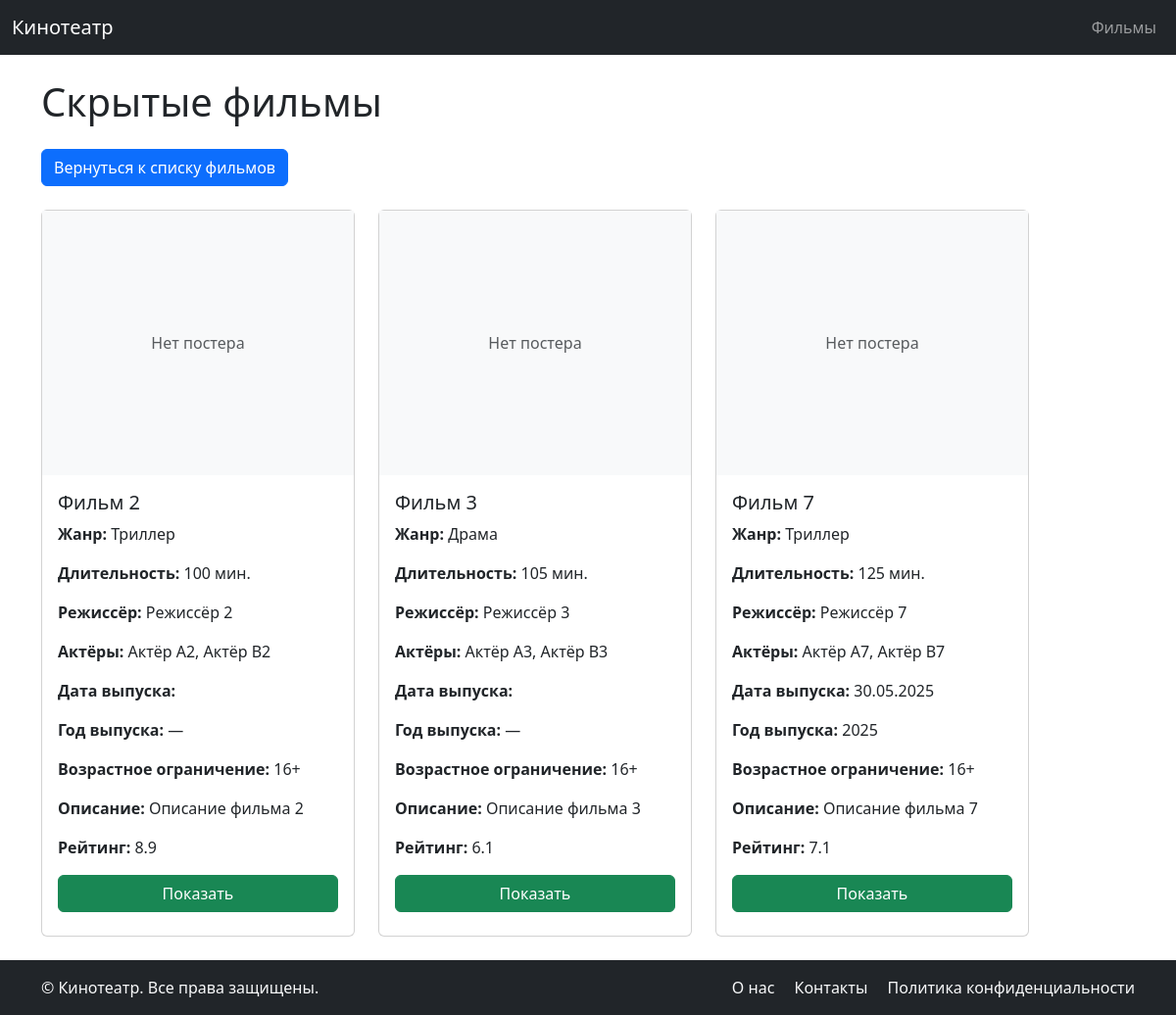
Page /hidden/ (signed in) on the committed database.
### movies/models.py (models this page shows, shortened)
class Movie(models.Model):
    title = models.CharField("Название", max_length=255)
    genre = models.CharField("Жанр", max_length=100)
    duration = models.PositiveIntegerField("Длительность (мин)")
    director = models.CharField("Режиссёр", max_length=255)
    actors = models.TextField("Актёры")
    release_date = models.DateField("Дата выпуска", null=True, blank=True)
    age_limit = models.CharField("Возрастное ограничение", max_length=10)
    description = models.TextField("Описание")
    rating = models.FloatField("Рейтинг", null=True, blank=True)
    poster = models.ImageField("Постер", null=True, blank=True, upload_to="posters/")
    def display_rating(self):
        return f"{self.rating:.1f}" if self.rating is not None else "Нет оценки"
    display_rating.short_description = "Рейтинг"
    class Meta:
        verbose_name = "Фильм"
        verbose_name_plural = "Фильмы"
    def release_year(self):
        return self.release_date.year if self.release_date else "—"
    release_year.short_description = "Год выпуска"

### movies/views.py (the view)
# urls.py: path('hidden/', views.HiddenMoviesView.as_view(), name='hidden_movies'),
@method_decorator(login_required, name='dispatch')
class HiddenMoviesView(ListView):
    model = Movie
    template_name = 'movies/hidden_movies.html'
    context_object_name = 'movies'
    def get_queryset(self):
        hidden = HiddenMovie.objects.filter(user=self.request.user).values_list('movie_id', flat=True)
        return Movie.objects.filter(id__in=hidden)

### movies/templates/movies/hidden_movies.html (shortened to what this page needs)
{% extends "movies/base.html" %}
{% load static %}
{% block content %}
<h1 class="mb-4">Скрытые фильмы</h1>
<div>
  <a href="{% url 'movie_browser' %}" class="btn btn-primary mb-4">Вернуться к списку фильмов</a>
</div>
<div class="d-flex flex-wrap gap-4">
  {% for movie in movies %}
    <div class="card" style="width: 20rem;">
      {% if movie.poster %}
        <img src="{{ movie.poster.url }}" class="card-img-top" alt="{{ movie.title }}">
      {% else %}
        <div class="d-flex align-items-center justify-content-center bg-light" style="height: 270px;">
          <span class="text-muted">Нет постера</span>
        </div>
      {% endif %}
      <div class="card-body d-flex flex-column">
        <h5 class="card-title">{{ movie.title }}</h5>
        <p class="card-text"><strong>Жанр:</strong> {{ movie.genre }}</p>
        <p class="card-text"><strong>Длительность:</strong> {{ movie.duration }} мин.</p>
        <p class="card-text"><strong>Режиссёр:</strong> {{ movie.director }}</p>
        <p class="card-text"><strong>Актёры:</strong> {{ movie.actors }}</p>
        <p class="card-text"><strong>Дата выпуска:</strong> {{ movie.release_date|date:"d.m.Y" }}</p>
        <p class="card-text"><strong>Год выпуска:</strong> {{ movie.release_year }}</p>
        <p class="card-text"><strong>Возрастное ограничение:</strong> {{ movie.age_limit }}</p>
        <p class="card-text"><strong>Описание:</strong> {{ movie.description }}</p>
        <p class="card-text"><strong>Рейтинг:</strong> {{ movie.display_rating }}</p>
        <form method="post" action="{% url 'hide_movie' movie.id %}" class="mb-2">
          <button type="submit" class="btn btn-success w-100" formaction="{% url 'unhide_movie' movie.id %}">Показать</button>
        </form>
      </div>
    </div>
  {% empty %}
    <p>Скрытых фильмов нет.</p>
  {% endfor %}
</div>
{% endblock %}

### movies/templates/movies/base.html (shortened to what this page needs)
<!DOCTYPE html>
<html lang="ru">
<head>
    <link
      href="https://cdn.jsdelivr.net/npm/bootstrap@5.3.0/dist/css/bootstrap.min.css"
      rel="stylesheet"
    />
</head>
<body class="d-flex flex-column min-vh-100">
    <nav class="navbar navbar-expand-lg navbar-dark bg-dark">
        <div class="container-fluid">
            <a class="navbar-brand" href="/">Кинотеатр</a>
            <div class="collapse navbar-collapse" id="navbarNav">
                <ul class="navbar-nav ms-auto">
                    <li class="nav-item">
                        <a class="nav-link" href="{% url 'movie_browser' %}">Фильмы</a>
                    </li>
                </ul>
            </div>
        </div>
    </nav>
    <main class="container my-4 flex-grow-1">
        {% block content %}{% endblock %}
    </main>
    <footer class="bg-dark text-light py-3 mt-auto">
      <div class="container d-flex flex-column flex-md-row justify-content-between align-items-center">
        <div>
          &copy; {{ now.year }} Кинотеатр. Все права защищены.
        </div>
        <div>
          <a href="#" class="text-light text-decoration-none me-3">О нас</a>
          <a href="#" class="text-light text-decoration-none me-3">Контакты</a>
          <a href="#" class="text-light text-decoration-none">Политика конфиденциальности</a>
        </div>
      </div>
    </footer>
</body>
</html>

### rows in the picture
Movie: poster "Нет постера", title "Фильм 2", genre "Триллер", duration "100", director "Режиссёр 2", actors "Актёр A2, Актёр B2", release_year "—", age_limit "16+", description "Описание фильма 2", display_rating "8.9"
Movie: poster "Нет постера", title "Фильм 3", genre "Драма", duration "105", director "Режиссёр 3", actors "Актёр A3, Актёр B3", release_year "—", age_limit "16+", description "Описание фильма 3", display_rating "6.1"
Movie: poster "Нет постера", title "Фильм 7", genre "Триллер", duration "125", director "Режиссёр 7", actors "Актёр A7, Актёр B7", release_date "30.05.2025", release_year "2025", age_limit "16+", description "Описание фильма 7", display_rating "7.1"
